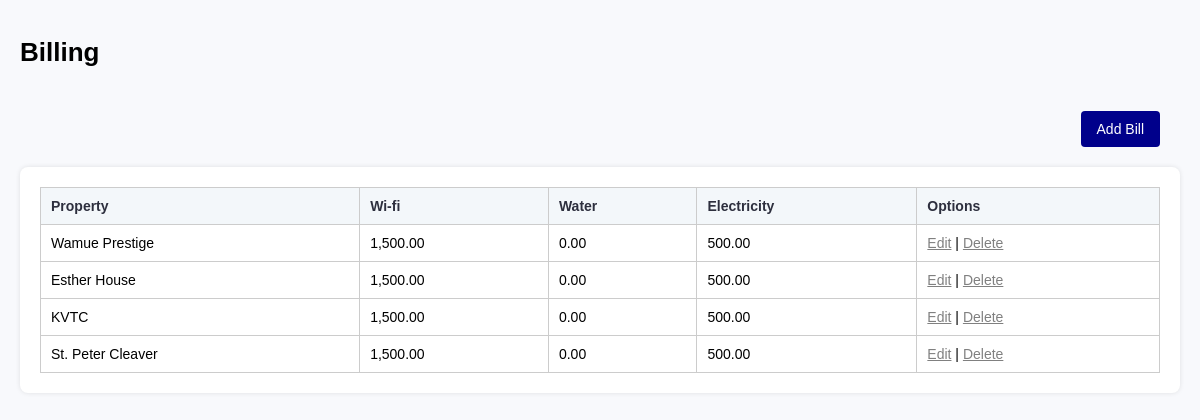
The page /Admin/Payments.php (signed in) on the database its author committed.
### tables this page shows
CREATE TABLE `billing` (
  `id` int(11) NOT NULL,
  `property` varchar(255) NOT NULL,
  `wifi` decimal(10,2) NOT NULL,
  `water` decimal(10,2) NOT NULL,
  `electricity` decimal(10,2) NOT NULL
);

### Admin/Payments.php (the view, shortened to what this page needs)
<?php include 'auth_admin.php';
$conn = new mysqli("localhost", "root", "", "Demo1");
$billingQuery = "SELECT * FROM billing";
$billingResult = $conn->query($billingQuery);
?>
<!DOCTYPE html>
<html lang="en">
<head>
    <link rel="stylesheet" href="styles.css">
</head>
<body>
    <div class="container">
        <header>
            <h1>Billing</h1>
        </header>
        <button class="add-button" onclick="openModal()">Add Bill</button>
        <div class="table-container">
            <table>
                <thead>
                    <tr>
                        <th>Property</th>
                        <th>Wi-fi</th>
                        <th>Water</th>
                        <th>Electricity</th>
                        <th>Options</th>
                    </tr>
                </thead>
                <tbody>
                    <?php while ($row = $billingResult->fetch_assoc()): ?>
                        <tr>
                            <td><?= htmlspecialchars($row['property']) ?></td>
                            <td><?= number_format($row['wifi'], 2) ?></td>
                            <td><?= number_format($row['water'], 2) ?></td>
                            <td><?= number_format($row['electricity'], 2) ?></td>
                            <td>
                                <span class="action-link" onclick="openEditModal(<?= htmlspecialchars(json_encode($row)) ?>)">Edit</span>
                                |
                                <span class="action-link" onclick="deleteBill(<?= $row['id'] ?>)">Delete</span>
                            </td>
                        </tr>
                    <?php endwhile; ?>
                </tbody>
            </table>
        </div>
    </div>
</body>
</html>

### Admin/styles.css (style rules this page uses)
body { font-family: "Inter", sans-serif; background-color: #f8f9fc; margin: 0; padding: 0; display: flex; }
.container { flex: 1; padding: 20px; }
header { display: flex; align-items: center; justify-content: space-between; padding-bottom: 5px; font-size: 13px; font-weight: 400; }
.table-container { background: white; padding: 20px; border-radius: 8px; box-shadow: 0px 0px 5px rgba(0, 0, 0, 0.1); }
table { width: 100%; border-collapse: collapse; font-size: 14px; }
th, td { border-bottom: 1px solid #ddd; padding: 12px; text-align: left; }
th { background: #f3f7fa; font-weight: 600; color: #2d2f3e; }
.add-button { position: relative; display: block; margin-top: 20px; margin-left: auto; margin-right: 20px; margin-bottom: 10px; background: #001f91; color: white; border: none; padding: 10px 15px; cursor: pointer; border-radius: 10px; font-size: 14px; z-index: 1000; }
body { font-family: Arial, sans-serif; margin: 0; padding: 0; }
.container { padding: 20px; }
header { display: flex; justify-content: space-between; align-items: center; }
.add-button { background: darkblue; color: white; padding: 10px 16px; border: none; margin-bottom: 20px; cursor: pointer; border-radius: 4px; }
.table-container table { width: 100%; border-collapse: collapse; }
.table-container th, .table-container td { border: 1px solid #ccc; padding: 10px; text-align: left; }

### Admin/Payments.php (style rules this page uses)
.action-link { color: grey; text-decoration: underline; cursor: pointer; }

### rows shown on the page
billing: property "Wamue Prestige", wifi "1,500.00", water "0.00", electricity "500.00"
billing: property "Esther House", wifi "1,500.00", water "0.00", electricity "500.00"
billing: property "KVTC", wifi "1,500.00", water "0.00", electricity "500.00"
billing: property "St. Peter Cleaver", wifi "1,500.00", water "0.00", electricity "500.00"
